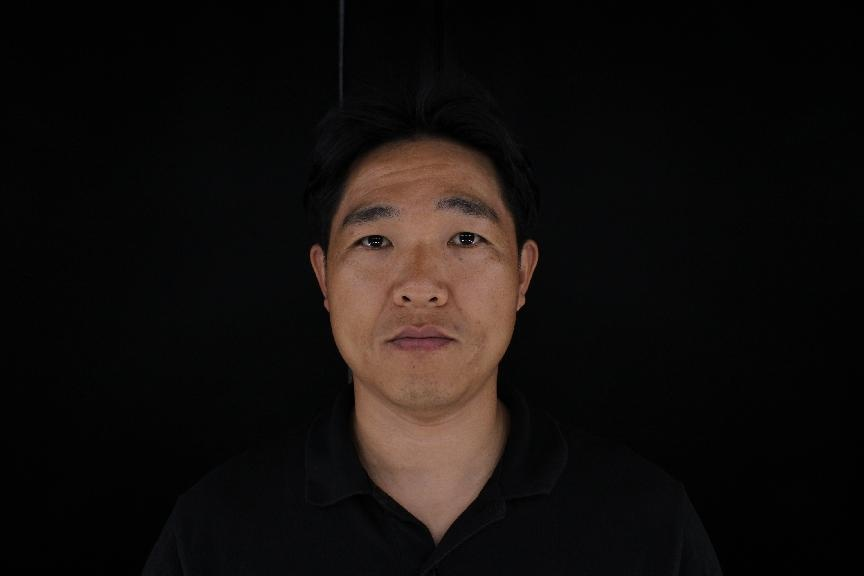
#> input picture image_modeling/augmented_data/가을_딥/3_aug000.jpg, 864 x 576 px
$ python -i personal_color_classifier.py   (imports and definitions only)
#> lines starting #> are read from the running program, lines starting #| are printed output that depends on the picture; after the words box and inside, x2 and y2 are one past the last pixel; in counts of white or black regions, pixels touching at a corner belong together
#> further down, picture is the input picture: shape (576, 864, 3); mean B, G, R 13.7, 15.6, 19.9
"""
퍼스널 컬러 분류 시스템
계단식 분류 + LAB 거리 계산 방식
"""

import cv2
import numpy as np
from dataclasses import dataclass
from typing import Tuple, List, Dict
import math


@dataclass
class ColorType:
    """퍼스널 컬러 타입 정의"""
    label_id: int
    season: str
    season_eng: str
    subtype: str
    subtype_eng: str
    L: float
    a: float
    b: float
    description: str


class PersonalColorClassifier:
    """퍼스널 컬러 분류기"""

    def __init__(self):
        """16가지 퍼스널 컬러 타입 초기화"""
        self.color_types = [
            ColorType(1, "봄 웜톤", "Spring Warm", "봄 라이트", "Spring Light", 78, 15, 20,
                     "밝고 노란기+맑고 따뜻, 높은 명도"),
            ColorType(2, "봄 웜톤", "Spring Warm", "봄 트루", "Spring True", 76, 16, 22,
                     "높고 따뜻한 오렌지·피치 계열"),
            ColorType(3, "봄 웜톤", "Spring Warm", "봄 브라이트", "Spring Bright", 75, 17, 24,
                     "밝고 선명, 대비감 강, 노랑+오렌지"),
            ColorType(4, "봄 웜톤", "Spring Warm", "봄 클리어", "Spring Clear", 77, 14, 19,
                     "맑고 투명, 원색 포인트"),
            ColorType(5, "여름 쿨톤", "Summer Cool", "여름 라이트", "Summer Light", 74, 13, 14,
                     "연하고 쿨, 소라·로즈 계열"),
            ColorType(6, "여름 쿨톤", "Summer Cool", "여름 소프트", "Summer Soft", 72, 12, 13,
                     "부드럽고 은화, 그레이+핑크톤"),
            ColorType(7, "여름 쿨톤", "Summer Cool", "여름 트루", "Summer True", 73, 14, 13,
                     "퓨어 쿨톤, 네이비·로즈레드"),
            ColorType(8, "여름 쿨톤", "Summer Cool", "여름 뮤트", "Summer Mute", 71, 12, 12,
                     "저명도·저채도, 모브·그레이시톤"),
            ColorType(9, "가을 웜톤", "Autumn Warm", "가을 소프트", "Autumn Soft", 69, 16, 17,
                     "부드러움, 베이지·올리브 계열"),
            ColorType(10, "가을 웜톤", "Autumn Warm", "가을 트루", "Autumn True", 68, 19, 20,
                     "순수 가을, 브라운·오렌지·대지색"),
            ColorType(11, "가을 웜톤", "Autumn Warm", "가을 뮤트", "Autumn Mute", 67, 18, 19,
                     "깊고 차분, 머스타드·딥카키"),
            ColorType(12, "가을 웜톤", "Autumn Warm", "가을 딥", "Autumn Deep", 63, 17, 16,
                     "진하고 어두움, 초콜릿 브라운, 다크"),
            ColorType(13, "겨울 쿨톤", "Winter Cool", "겨울 브라이트", "Winter Bright", 70, 11, 10,
                     "선명·고채도, 블랙&화이트 대비"),
            ColorType(14, "겨울 쿨톤", "Winter Cool", "겨울 트루", "Winter True", 65, 10, 9,
                     "정석 쿨톤, 로얄블루·버건디·실버"),
            ColorType(15, "겨울 쿨톤", "Winter Cool", "겨울 딥", "Winter Deep", 60, 9, 8,
                     "진하고 차가움, 플럼·다크버건디"),
            ColorType(16, "겨울 쿨톤", "Winter Cool", "겨울 클리어", "Winter Clear", 66, 12, 11,
                     "맑고 투명, 아이시·잿빛")
        ]

        # Haar Cascade 얼굴 검출기 로드
        self.face_cascade = cv2.CascadeClassifier(
            cv2.data.haarcascades + 'haarcascade_frontalface_default.xml'
        )

        # 계절 분류 임계값 (데이터 분석 기반 최적화)
        # 실제 측정값 분석: L 평균=64.1, b 평균=4.4, b 중앙값=-1.86
        # - 실제 데이터의 55.8%가 쿨톤(-5~0) 영역에 집중
        # - 논문 이론값 대비 L은 4.9 낮고, b는 11.6 낮음
        # 봄/가을만 조정: 웜톤 67, 쿨톤 62 (여름/겨울 유지)
        self.WARM_THRESHOLD = 4.0   # b >= 4 → 웜톤
        self.BRIGHT_THRESHOLD_WARM = 67.0  # 웜톤용: L >= 67 → 봄 (봄/가을 균형)
        self.BRIGHT_THRESHOLD_COOL = 62.0  # 쿨톤용: L >= 62 → 여름 (여름/겨울 유지)

        # 가중치 (L, a, b 순서)
        self.weights = np.array([2.0, 1.5, 1.0])

        # 조명 보정 (비활성화 - 임계값으로 이미 조정됨)
        self.ENABLE_LIGHTING_CORRECTION = False
        self.LIGHTING_CORRECTION_FACTOR = 8.0  # L값 보정 강도

    def detect_face_and_extract_skin(self, image: np.ndarray) -> Tuple[np.ndarray, np.ndarray]:
        """
        얼굴 검출 및 피부 영역 추출

        Args:
            image: BGR 이미지

        Returns:
            (피부_영역_마스크, 얼굴이_그려진_이미지)
        """
        # 그레이스케일 변환 (얼굴 검출용)
        gray = cv2.cvtColor(image, cv2.COLOR_BGR2GRAY)
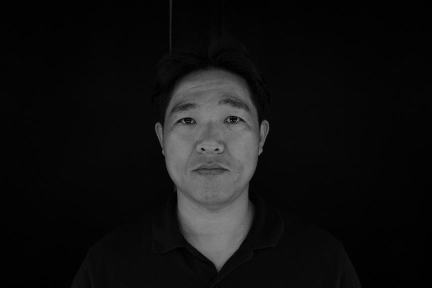
#> gray: shape (576, 864) (shown at 1/2 size); min 0, max 218, mean 16.6

        # 얼굴 검출
        faces = self.face_cascade.detectMultiScale(
            gray, scaleFactor=1.1, minNeighbors=5, minSize=(100, 100)
        )
#> faces = [[288, 140, 265, 265]]

        if len(faces) == 0:
            raise ValueError("얼굴을 검출할 수 없습니다. 정면 얼굴 사진을 사용해주세요.")

        # 가장 큰 얼굴 선택
        x, y, w, h = max(faces, key=lambda f: f[2] * f[3])
#> x = 288; y = 140; w = 265; h = 265

        # 얼굴 영역 확장 (볼 영역 포함)
        face_roi = image[y:y+h, x:x+w]
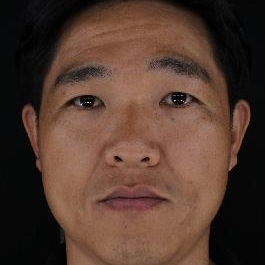
#> face_roi: shape (265, 265, 3); mean B, G, R 47.4, 59, 84

        # 피부 영역 추출 (YCrCb 색공간 사용)
        ycrcb = cv2.cvtColor(face_roi, cv2.COLOR_BGR2YCrCb)
#> ycrcb: shape (265, 265, 3); mean of channels 0, 1, 2 65.1, 141.5, 118

        # 피부색 범위 (밝은 피부 포함하도록 확대)
        lower_skin = np.array([0, 131, 73], dtype=np.uint8)  # Cr, Cb 범위 적당히 확대
        upper_skin = np.array([255, 175, 130], dtype=np.uint8)

        skin_mask = cv2.inRange(ycrcb, lower_skin, upper_skin)
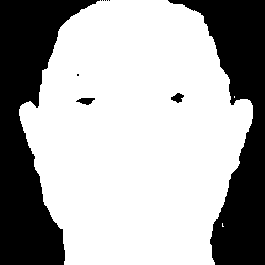
#> skin_mask: shape (265, 265); 66.6% white; 10 black regions (6 under 20 px), largest, box (x1, y1, x2, y2) and area: (0, 0, 100, 265) 12517, (168, 0, 265, 265) 10749, (76, 98, 95, 105) 86, (171, 93, 184, 103) 79

        # 추가: 검은색/매우 어두운 픽셀만 제외 (RGB 기준, 완화)
        gray_check = cv2.cvtColor(face_roi, cv2.COLOR_BGR2GRAY)
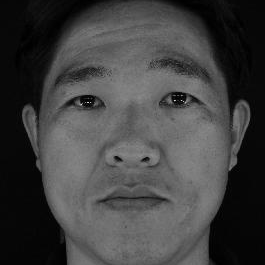
#> gray_check: shape (265, 265); min 0, max 218, mean 65.1
        dark_mask = gray_check > 30  # 30 이하만 제외 (진짜 검은색만)
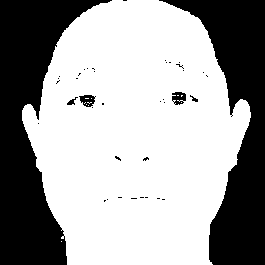
#> dark_mask: shape (265, 265) bool; 63.9% white; 40 black regions (34 under 20 px), largest, box (x1, y1, x2, y2) and area: (0, 0, 112, 265) 13342, (159, 0, 265, 265) 11611, (172, 92, 186, 105) 130, (79, 95, 96, 107) 129, (67, 97, 78, 105) 37, (190, 95, 198, 102) 24
        skin_mask = cv2.bitwise_and(skin_mask, skin_mask, mask=dark_mask.astype(np.uint8) * 255)
#> skin_mask: shape (265, 265); 63.8% white; 40 black regions (34 under 20 px), largest, box (x1, y1, x2, y2) and area: (0, 0, 112, 265) 13350, (159, 0, 265, 265) 11611, (76, 95, 96, 107) 155, (171, 92, 186, 105) 147, (67, 97, 78, 105) 37, (190, 95, 198, 102) 24

        # 모폴로지 연산으로 노이즈 제거
        kernel = cv2.getStructuringElement(cv2.MORPH_ELLIPSE, (5, 5))
        skin_mask = cv2.morphologyEx(skin_mask, cv2.MORPH_CLOSE, kernel)
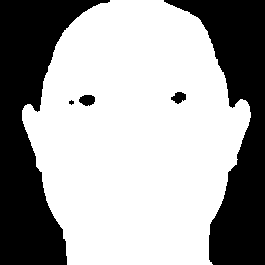
#> skin_mask: shape (265, 265); 64.2% white; 5 black regions (1 under 20 px), largest, box (x1, y1, x2, y2) and area: (0, 0, 110, 265) 13313, (164, 0, 265, 265) 11576, (79, 95, 95, 106) 137, (171, 92, 186, 104) 119
        skin_mask = cv2.morphologyEx(skin_mask, cv2.MORPH_OPEN, kernel)
#> skin_mask: shape (265, 265); 64.2% white; 5 black regions (1 under 20 px), largest, box (x1, y1, x2, y2) and area: (0, 0, 110, 265) 13315, (164, 0, 265, 265) 11580, (79, 95, 95, 106) 137, (171, 92, 186, 104) 120

        # 볼 중앙 영역만 사용 (더 정확한 피부 톤)
        cheek_mask = np.zeros_like(skin_mask)
        h_roi, w_roi = face_roi.shape[:2]
#> (the rest of the program and of its run is left out)
